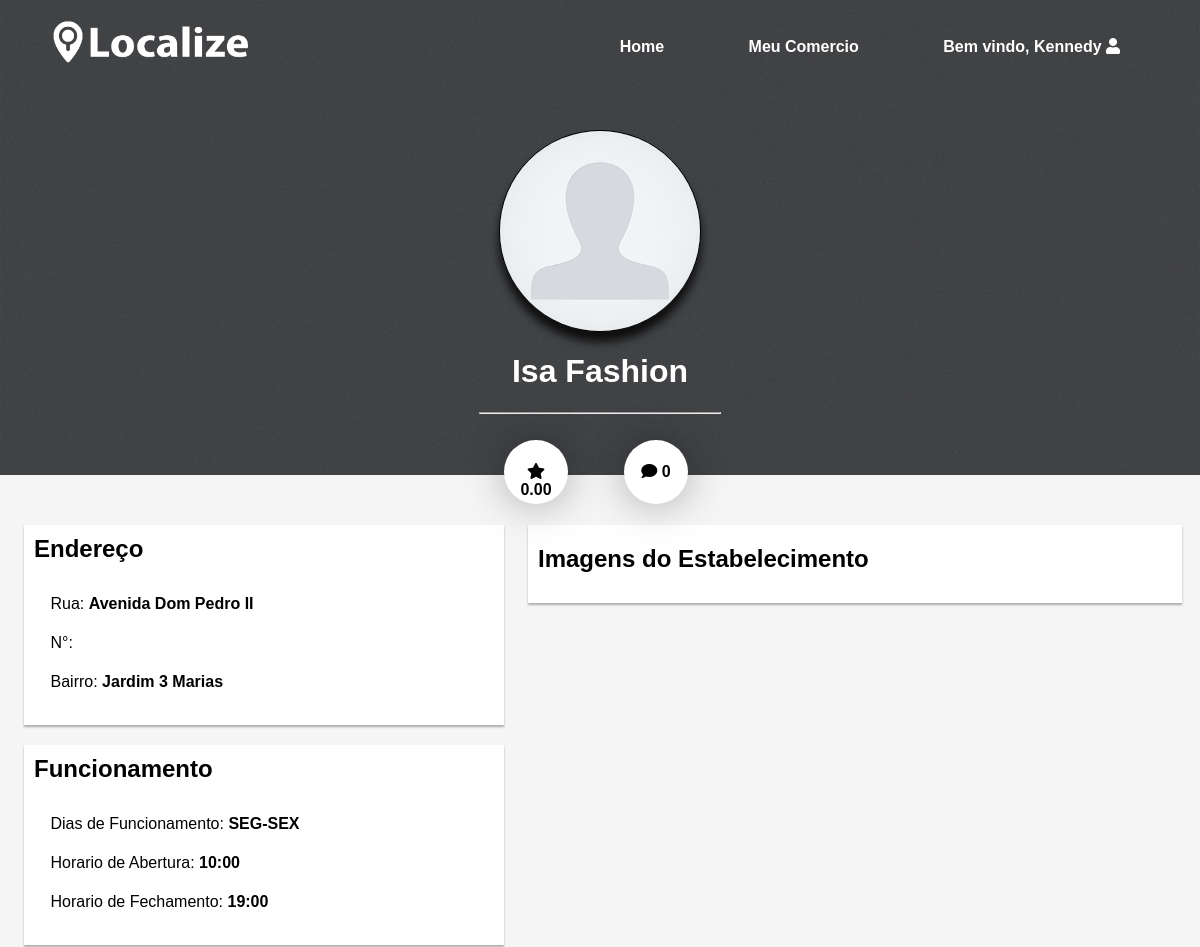
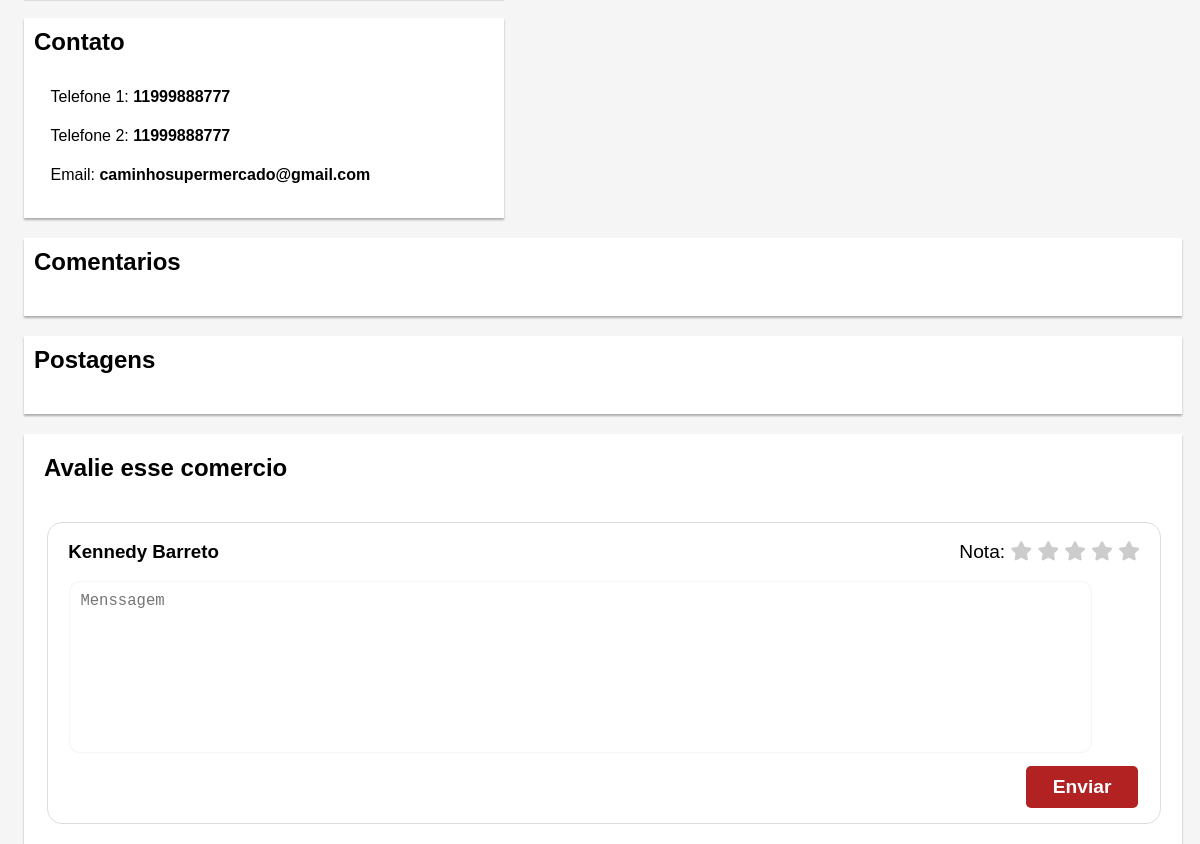
Screenshot of /perfil-comercio3.php?id_comercio=36 (signed in) with the database file from the repository (2 pictures, top to bottom).
### tables this page shows
CREATE TABLE `comercio` (
  `id_comercio` int(11) NOT NULL,
  `nomecomercio` varchar(50) DEFAULT NULL,
  `cnpj` varchar(50) DEFAULT NULL,
  `categoria` varchar(50) DEFAULT NULL,
  `rua` varchar(50) DEFAULT NULL,
  `numero` varchar(50) DEFAULT NULL,
  `bairro` varchar(50) DEFAULT NULL,
  `lat` float(10,6) NOT NULL,
  `lng` float(10,6) NOT NULL,
  `telefone` varchar(50) DEFAULT NULL,
  `diasfun` varchar(50) DEFAULT NULL,
  `abertura` varchar(50) DEFAULT NULL,
  `fechamento` varchar(50) DEFAULT NULL,
  `id_usuario` int(11) DEFAULT NULL,
  `views` varchar(50) DEFAULT NULL,
  `perfil` varchar(500) NOT NULL,
  `capa` varchar(500) NOT NULL
);

### perfil-comercio3.php (the view, shortened to what this page needs)
<?PHP
$nome = $_SESSION['nome'];
$sobrenome = $_SESSION['sobrenome'];
	$id_comercio = $_GET['id_comercio'];
	require("conexao.php");
	$resultado = mysqli_query($conexao,"SELECT*FROM comercio WHERE id_comercio ='$id_comercio'") or die ("Erro na seleção da tabela.");
	$dados=mysqli_fetch_array($resultado);
	$nomecomercio = $dados['nomecomercio'];
	$rua = $dados['rua'];
	$bairro = $dados['bairro'];
	$telefone = $dados['telefone'];
	$diasfun = $dados['diasfun'];
	$abertura = $dados['abertura'];
	$fechamento = $dados['fechamento'];
	$busca = "Select * FROM comercio where id_comercio='$id_comercio'";
	$exe = mysqli_query($conexao,$busca);
	$resultado = (mysqli_fetch_array($exe));
	$numero = $resultado['views'];
	$resultado2 = mysqli_query($conexao,"SELECT sum(nota) FROM comentario where id_comercio='$id_comercio'");
	while($sum = mysqli_fetch_array($resultado2)){
		$soma = $sum['sum(nota)'];
	}
	$resulatdo3 = mysqli_query($conexao,"SELECT*FROM comentario where id_comercio='$id_comercio'");
	$num = mysqli_num_rows($resulatdo3);
	if ($num ==0){
		$media = 0;
	}
	else{
		$media = $soma/$num;
	}
	$db = mysqli_connect("localhost", "root", "usbw", "localize");
$result = mysqli_query($db, "SELECT perfil FROM comercio
WHERE id_comercio ='$id_comercio'");
?>
<!DOCTYPE html>
<html>
<head>
      <link rel="stylesheet" href="css/perfil-comercio.css">
      <link rel="stylesheet" href="https://use.fontawesome.com/releases/v5.5.0/css/all.css">
</head>
<body>
      <div class="wrapper">
            <header>
                  <nav>
                        <div class="logo">
                              <img src="img/logo2.png">
                        </div>
                        <div class="menu">
                              <ul>
                                    <li><a href="index3.php">Home</a></li>
								    <li><a href="metricas.php">Meu Comercio</a></li>
								  	<li><h2>Bem vindo, <a href="#"><?PHP echo($nome); ?> <i class="fas fa-user"></i></a></h2></li>
                              </ul>
                        </div>
                  </nav>
            </header>
		</div>
	<div class="perfil">
		<?php
    while ($row = mysqli_fetch_array($result)) {
      	echo "<img src='images/".$row['perfil']."' >";
    }
  ?>
		<h1><?PHP echo($nomecomercio); ?></h1>
		<hr>
	</div>
	<div class="balls">
	<div class="star"><p><i class="fas fa-star"></i> <?PHP echo number_format((float)$media, 2, '.', ''); ?></p></div>
	<div class="coment"><p><i class="fas fa-comment"></i> <?PHP echo($num); ?></p></div>
	</div>
	<div class="imgcapa"> <?php
  ?> </div>
	<div class="imagens">
	<h2>Imagens do Estabelecimento</h2>
		</div>
	<div class="endereco">
		<h2>Endereço</h2>
		<p>Rua: <b><?PHP echo($rua); ?></b></p>
		<p>N°: <b><?PHP echo($numero); ?></b></p>
		<p>Bairro: <b><?PHP echo($bairro); ?></b></p>
	</div>
	<div class="funcionamento">
		<h2>Funcionamento</h2>
		<p>Dias de Funcionamento: <b><?PHP echo($diasfun); ?></b></p>
		<p>Horario de Abertura: <b><?PHP echo($abertura); ?></b></p>
		<p>Horario de Fechamento: <b><?PHP echo($fechamento); ?></b></p>
	</div>
	<div class="contato">
		<h2>Contato</h2>
		<p>Telefone 1: <b><?PHP echo($telefone); ?></b></p>
		<p>Telefone 2: <b><?PHP echo($telefone); ?></b></p>
		<p>Email: <b>caminhosupermercado@gmail.com</b></p>
	</div>
		<div class="comentarios">
		<h2>Comentarios</h2>
	</div>
	<div class="postagens">
		<h2>Postagens</h2>
	</div>
	<div class="avaliacao">
		<h2>Avalie esse comercio</h2>
		<div class="menssagem2">
			<form method="post" action="efetuar-cadastro-comentario2.php">
				<div class="estrelas">
				Nota:
				  <label for="cm_star-1"><i class="fa"></i></label>
				  <label for="cm_star-2"><i class="fa"></i></label>
				  <label for="cm_star-3"><i class="fa"></i></label>
				  <label for="cm_star-4"><i class="fa"></i></label>
				  <label for="cm_star-5"><i class="fa"></i></label>
				</div>
				<h3><?PHP echo($nome); ?> <?PHP echo($sobrenome); ?></h3>
				<textarea name="menssagem" type="text" id="message" placeholder="Menssagem"></textarea>
				<input type="submit" value="Enviar">
			</form>
		</div>
	</div>
</body>
</html>

### css/perfil-comercio.css (style rules this page uses)
html, body { margin: 0; padding: 0; width: 100%; font-family: Arial; background-color: #f5f5f5; }
.logo { line-height: 60px; position: fixed; float: left; margin: 16px 46px; color: #fff; font-weight: bold; font-size: 20px; letter-spacing: 2px; }
.logo img { width: 250px; }
nav { position: fixed; width: 100%; line-height: 60px; z-index: 10; }
nav ul { line-height: 60px; list-style: none; background: rgba(0, 0, 0, 0); overflow: hidden; color: #fff; padding: 0; text-align: right; margin: 0; padding-right: 40px; transition: 1s; }
nav ul li { display: inline-block; padding: 4px 40px; font-weight: bold; }
nav ul li a { text-decoration: none; color: #fff; font-size: 16px; }
nav ul li h2 { text-decoration: none; color: #fff; font-size: 16px; }
.imgcapa { position: absolute; width: 100%; height: 475px; }
.perfil { position: absolute; z-index: 2; width: 100%; text-align: center; margin-top: 130px; }
.perfil img { width: 200px; height: 200px; border: solid 1px #000; border-radius: 50%; box-shadow: 0px 10px 10px rgba(0,0,0,0.8); }
.perfil h1 { color: #fff; }
.perfil hr { width: 20%; }
.balls { position: absolute; z-index: 2; width: 100%; text-align: center; }
.star { background-color: #fff; width: 50px; height: 50px; text-align: center; padding: 7px; position: absolute; margin-left: 42%; margin-top: 440px; font-weight: bold; border-radius: 50%; box-shadow: 0px 1px 40px rgba(0,0,0,0.3); }
.coment { background-color: #fff; width: 50px; height: 50px; text-align: center; padding: 7px; position: absolute; margin-left: 52%; margin-top: 440px; font-weight: bold; border-radius: 50%; box-shadow: 0px 1px 40px rgba(0,0,0,0.3); }
.endereco { background-color: #fff; width: 40%; height: 200px; box-shadow: 0px 2px 2px rgba(0,0,0,0.3); margin-top: 50px; margin-left: 2%; }
.endereco h2 { padding: 10px; }
.endereco p { padding: 2.5px; margin-left: 5%; }
.funcionamento { background-color: #fff; width: 40%; height: 200px; box-shadow: 0px 2px 2px rgba(0,0,0,0.3); margin-top: 20px; margin-left: 2%; }
.funcionamento h2 { padding: 10px; }
.funcionamento p { padding: 2.5px; margin-left: 5%; }
.contato { background-color: #fff; width: 40%; height: 200px; box-shadow: 0px 2px 2px rgba(0,0,0,0.3); margin-top: 20px; margin-left: 2%; }
.contato h2 { padding: 10px; }
.contato p { padding: 2.5px; margin-left: 5%; }
.imagens { position: relative; float: right; width: 54.5%; box-sizing: border-box; box-shadow: 0px 2px 2px rgba(0,0,0,0.3); background-color: #fff; margin-top: 50px; margin-right: 1.5%; padding-bottom: 10px; }
.imagens h2 { padding-left: 10px; }
.comentarios { background-color: #fff; width: 96.5%; box-sizing: border-box; box-shadow: 0px 2px 2px rgba(0,0,0,0.3); margin-top: 20px; margin-left: 2%; padding-bottom: 10px; }
.comentarios h2 { padding: 10px; }
.avaliacao { background-color: #fff; width: 96.5%; box-sizing: border-box; box-shadow: 0px 2px 2px rgba(0,0,0,0.3); margin-top: 20px; margin-left: 2%; padding-bottom: 10px; }
.avaliacao h2 { padding: 20px; }
.estrelas { position: relative; float: right; margin-right: 20px; font-size: 110%; margin-top: 0; }
.menssagem2 { width: 96%; height: 300px; border: solid 1px #dcdcdc; border-radius: 15px; margin-left: 2%; margin-bottom: 10px; }
.menssagem2 h3 { margin-left: 20px; }
#message { margin-left: 2%; margin-bottom: 10px; width: 90%; height: 150px; padding: 10px; resize: none; font-size: 120%; box-shadow: 0 0 1px 1px #f5f5f5; border: none; border-radius: 10px; -webkit-transition: 0.2s linear; -moz-transition: 0.2s linear; -o-transition: 0.2s linear; transition: 0.2s linear; }
.estrelas label i.fa:before { content:'\f005'; color: #FC0; }
.estrelas input[type=radio]:checked ~ label i.fa:before { color: #CCC; }
.estrelas { font-size: 120%; }
input[type=submit] { position: relative; float: right; margin-right: 2%; background: #b22222; padding: 10px; font-size: 120%; display: block; width: 10%; border: none; color: #fff; border-radius: 5px; font-weight: bold; }
.postagens { background-color: #fff; width: 96.5%; box-sizing: border-box; box-shadow: 0px 2px 2px rgba(0,0,0,0.3); margin-top: 20px; margin-left: 2%; padding-bottom: 10px; }
.postagens h2 { padding: 10px; }
img { margin-bottom: -4px; }

### rows the page displays
comercio: perfil (picture), nomecomercio "Isa Fashion", rua "Avenida Dom Pedro II", bairro "Jardim 3 Marias", diasfun "SEG-SEX", abertura "10:00", fechamento "19:00", telefone "11999888777"

### other values shown
$nome "Kennedy"
$media "0.00"
$num "0"
$sobrenome "Barreto"
